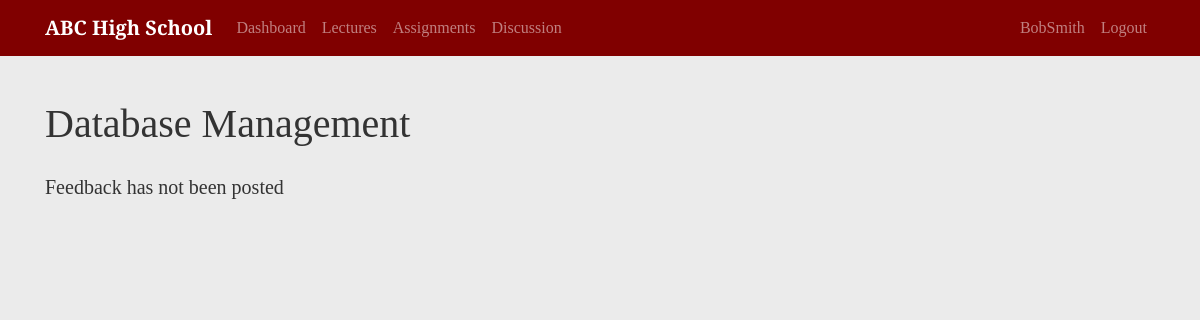
The app's page /course/1/assignments/3/feedback (signed in), older data.
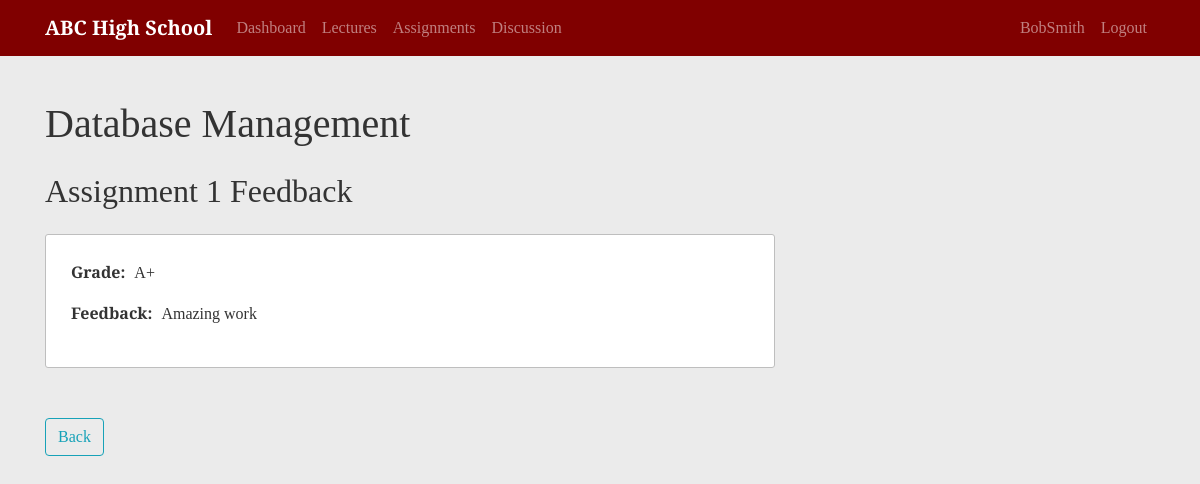
The same page, newer data.
### school/models.py (models this page shows, shortened)
class Submission(models.Model):
    GRADE_CHOICES = [
        ('A+', 'A+'),
        ('A', 'A'),
        ('A-', 'A-'),
        ('B+', 'B+'),
        ('B', 'B'),
        ('B-', 'B-'),
        ('C+', 'C+'),
        ('C', 'C'),
        ('C-', 'C-'),
        ('D+', 'D+'),
        ('D', 'D'),
        ('F', 'F')
    ]
    student = models.ForeignKey(Student, on_delete=models.CASCADE)
    assignment = models.ForeignKey(Assignment, on_delete=models.CASCADE)
    grade_report = models.CharField(max_length=2, choices=GRADE_CHOICES, blank=True)
    feedback = models.TextField(blank=True)
    submission_time = models.DateTimeField(default=timezone.now)
    content = models.FileField(upload_to='submissions', null=True)
    class Meta:
        unique_together = ['student', 'assignment']

class Assignment(models.Model):
    course = models.ForeignKey(Course, on_delete=models.CASCADE)
    due_date = models.DateTimeField()
    assignment_number = models.PositiveIntegerField()
    content = models.FileField(upload_to='file_uploads', null=True)
    class Meta:
        unique_together = ['course', 'assignment_number']

class Course(models.Model):
    ONE = '1'
    TWO = '2'
    THREE = '3'
    FOUR = '4'
    FIVE = '5'
    SIX = '6'
    TIME_CHOICES = [
        (ONE, 'Period 1'),
        (TWO, 'Period 2'),
        (THREE, 'Period 3'),
        (FOUR, 'Period 4'),
        (FIVE, 'Period 5'),
        (SIX, 'Period 6')
    ]
    MONDAY = 'MO'
    TUESDAY = 'TU'
    WEDNESDAY = 'WE'
    THURSDAY = 'TH'
    FRIDAY = 'FR'
    DAY_CHOICES = [
        (MONDAY, 'Monday'),
        (TUESDAY, 'Tuesday'),
        (WEDNESDAY, 'Wednesday'),
        (THURSDAY, 'Thursday'),
        (FRIDAY, 'Friday')
    ]
    course_name = models.CharField(max_length=255)
    instructor = models.ForeignKey(Instructor, null=True, on_delete=models.SET_NULL)
    time = models.CharField(max_length=1, blank=True, choices=TIME_CHOICES)
    day = models.CharField(max_length=2, blank=True, choices=DAY_CHOICES)

### school/views.py (the view)
# urls.py: path('course/<int:course_id>/assignments/<int:pk>/feedback', SubmissionDetailView.as_view(), name='submission-detail'),
class SubmissionDetailView(LoginRequiredMixin, UserPassesTestMixin, DetailView):
    model = Submission
    context_object_name = 'submission'
    def test_func(self):
        user = self.request.user
        course = get_object_or_404(Course, id=self.kwargs.get('course_id'))
        student = Student.objects.filter(user=user).first()
        if student:
            if EnrolledIn.objects.filter(student=student, course=course).exists():
                return True
            if AssistsIn.objects.filter(student=student, course=course).exists():
                return True
        if user.is_superuser:
            return True
        return False

### school/templates/school/submission_detail.html (shortened to what this page needs)
{% extends "school/course.html" %}
{% block content %}
<h1 class="mb-4">{{submission.assignment.course.course_name}}</h1>
  {% if not submission.feedback%}
    <p class="lead">Feedback has not been posted</p>
    {% else %}
    <h2 class="mb-4">Assignment {{submission.assignment.assignment_number}} Feedback</h2>
    <article class="content-section">
      <p>
        <span class="data-title">Grade:</span>
        <span class="data-content">{{submission.grade_report}}</span>
      </p>
      <p>
        <span class="data-title">Feedback:</span>
        <span class="data-content">{{submission.feedback}}</span>
      </p>
    </article>
    <a class="btn btn-outline-info" href="{% url 'assignment-list' view.kwargs.course_id  %}">Back</a>
  {% endif %}
{% endblock content %}

### school/templates/school/course.html (shortened to what this page needs)
{% extends "school/content.html" %}
{% block course_links %}
  <a class="nav-item nav-link " href="{% url 'lecture-list' view.kwargs.course_id%}">Lectures</a>
  <a class="nav-item nav-link " href="{% url 'assignment-list' view.kwargs.course_id%}">Assignments</a>
  <a class="nav-item nav-link" href="#">Discussion</a>
{% endblock course_links %}

### school/templates/school/content.html (shortened to what this page needs)
{% extends "school/base.html" %}
{% block display %}
  <div class="row">
    <div class="col-md-8">
      {% block content %}{% endblock %}
    </div>
  </div>
{% endblock display %}

### school/templates/school/base.html (shortened to what this page needs)
{% load static %}
<!DOCTYPE html>
<html lang="en">
  <head>
    <link rel="stylesheet" href="https://stackpath.bootstrapcdn.com/bootstrap/4.3.1/css/bootstrap.min.css">
    <link rel="stylesheet" href="https://cdnjs.cloudflare.com/ajax/libs/datepicker/0.6.5/datepicker.min.css" />
    <link rel="stylesheet" href="{% static 'school/main.css' %}">
  </head>
  <body>
    <nav class="navbar navbar-expand-md navbar-dark fixed-top">
      <div class="container">
        <a class="navbar-brand" href="/">ABC High School</a>
        <div class="collapse navbar-collapse" id="navbarCollapse">
          <div class="navbar-nav mr-auto">
            {% if user.is_authenticated %}
              <a class="nav-item nav-link {% if request.resolver_match.url_name == 'user-dashboard' %}active{% endif %}" href="{% url 'home' %}">Dashboard</a>
            {% else %}
              <a class="nav-item nav-link {% if request.resolver_match.url_name == 'home' %}active{% endif %}" href="{% url 'home' %}">Home</a>
            {% endif %}
            {% block course_links %}{% endblock course_links %}
          </div>
          <div class="navbar-nav">
            {% if user.is_authenticated %}
              <a class="nav-item nav-link {% if request.resolver_match.url_name == 'profile' and user.username == kwargs.username %}active{% endif %}" href="{% url 'profile' user.username %}">{{ user }}</a>
              <a class="nav-item nav-link" href="{% url 'logout' %}">Logout</a>
            {% else %}
              <a class="nav-item nav-link {% if request.resolver_match.url_name == 'login' %}active{% endif %}" href="{% url 'login' %}">Sign In</a>
            {% endif %}
          </div>
        </div>
      </div>
    </nav>
    <div class="container main-body">
      {% block display %}{% endblock display %}
    </div>
  </body>
</html>

### school/static/school/main.css (style rules this page uses)
body { background: #ebebeb; color: #333333; margin-top: 5rem; font-family: 'Arvo', serif; }
.navbar { background-color: #800000; }
.navbar-brand { font-weight: 700; }
.main-body { margin-top: 100px; margin-bottom: 60px; }
.content-section { background-color:#ffffff; border: 1px solid #bebebe; border-radius: 3px; padding: 25px; margin-bottom: 50px; }
.data-title { font-weight: 700; margin-right: 5px; }
.data-content { display: inline-block; }

Row changes from the older to the newer data that the page shows:
changed Submission "Database Management": assignment.assignment_number (not shown) → "1"; grade_report (not shown) → "A+"; feedback (not shown) → "Amazing work"
Text that changed along with them:
text no longer shown: "Feedback has not been posted"
text now shown: "Assignment Feedback Grade: Feedback: Back"
